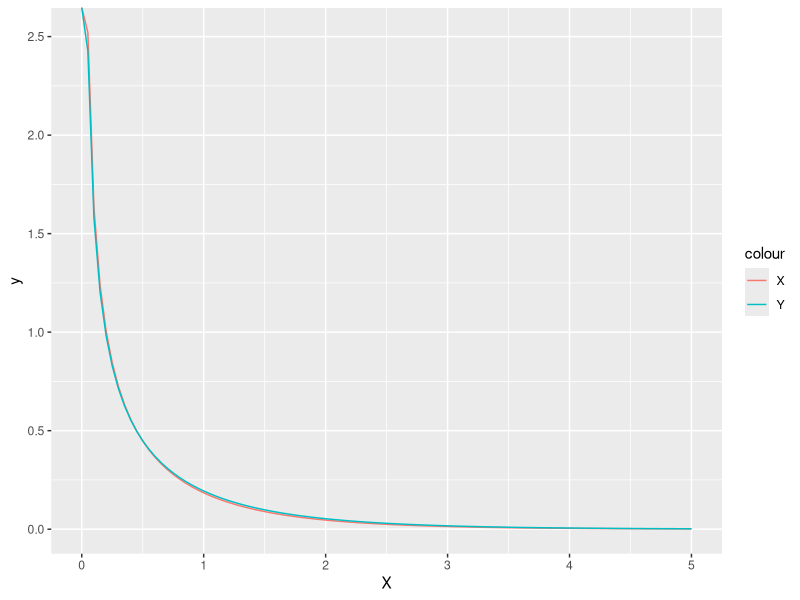
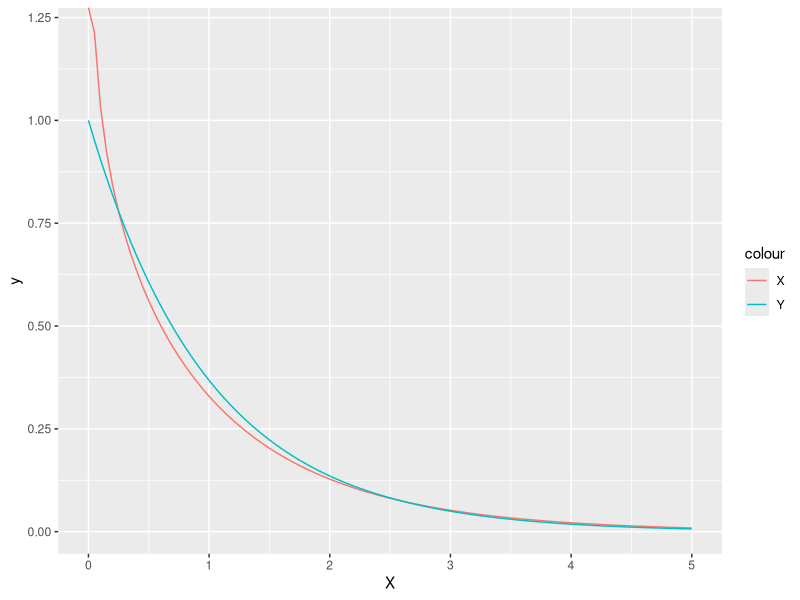

Generate these figures, in order, with R: (Note: this script raises an error after producing the figures.)
library(ggplot2)

#gamma
#https://en.wikipedia.org/wiki/Gamma_distribution
# same skewness but different std
beta_<-3 # skewness
k_ <-(2/beta_)^2
std.ratio <- 1.1
# mean
k_*1; k_*1*std.ratio

ggplot(data = data.frame(X=c(0, 5)), aes(x=X)) +
  stat_function(fun=function(x) dgamma(x, shape = k_, scale = 1), aes(color="X")) +
  stat_function(fun=function(x) dgamma(x, shape = k_, scale = 1*std.ratio), aes(color="Y"))

# same mean but different std
mean_ <- 1
std.ratio <- 1.1
theta2_ <- 1
theta_ <- std.ratio^2*theta2_
k_ <- mean_/theta_
k2_ <- mean_/theta2_

ggplot(data = data.frame(X=c(0, 5)), aes(x=X)) +
  stat_function(fun=function(x) dgamma(x, shape = k_, scale = theta_), aes(color="X")) +
  stat_function(fun=function(x) dgamma(x, shape = k2_, scale = theta2_), aes(color="Y"))

# skewness
2/sqrt(k_); 2/sqrt(k2_); 2/sqrt(k_)/(2/sqrt(k2_))











#Erlang distribution with WMW effect is 0.5
k_cand <- c(1, 2, 5, 10, 20)
k1_cand <- k_cand
k2_cand <- k_cand
lambda_cand <- c(0.1, 1, 5, 10) # lambda1+lambda2

N<-10000

col_<-c("k1", "k2", "lambda1", "lambda2", "mean1", "mean2", "mean.diff", "mean.ratio", 
        "std1","std2", "std.ratio", "skew1", "skew2", "skew.ratio", "kur1", "kur2", "kur.ratio")
n <- length(col_)
df_cand<-data.frame(matrix(rep(NA, n), nrow=1))[numeric(0), ]


df_cand

for(i in 1:length(k_cand)){
  for(j in i:length(k_cand)){
    for(l in 1:length(lambda_cand)){
      k1<-k1_cand[i]; k2<-k2_cand[j]
      results<-func_Erlang_WMW(k1=k1, k2=k2)
      
      lambda1 <- (1-results$r_root)*lambda_cand[l];
      lambda2 <- results$r_root*lambda_cand[l];
      
      #dfx <- rgamma(N, shape=k1, rate = lambda1)
      #dfy <- rgamma(N, shape=k2, rate = lambda2)
      #cat(k1, k2, lambda1, lambda2, results$r_root, mean(dfx<dfy), "\n") #P(X<Y)
      #plot of density
      xmax <- max(k1/lambda1+sqrt(k1/(lambda1^2))*2,
                  k2/lambda2+sqrt(k2/(lambda2^2))*2)
      g<-ggplot(data = data.frame(X=c(0, xmax)), aes(x=X)) +
        stat_function(fun=function(x) dgamma(x, shape=k1, rate = lambda1), aes(color="X")) +
        stat_function(fun=function(x) dgamma(x, shape=k2, rate = lambda2), aes(color="Y"))
      
      
      
      
      ggsave(plot=g, filename=paste0("pic/plot_", k1, "_", k2, "_", round(lambda1,1), "_", round(lambda2, 1), ".png"))
      
      df_cand <- rbind(df_cand,
      c(k1, k2, lambda1, lambda2, k1/lambda1, k2/lambda2, k1/lambda1-k2/lambda2, k1/lambda1/(k2/lambda2), 
          (sqrt(k1)/lambda1), (sqrt(k2)/lambda2), (sqrt(k1)/lambda1)/(sqrt(k2)/lambda2), 
          2/sqrt(k1), 2/sqrt(k2), 2/sqrt(k1)/(2/sqrt(k2)), 
          6/k1, (6/k2), 6/k1/(6/k2))
      )
      
    }
  }
}

names(df_cand)<-col_
df_cand















#log normal
#https://en.wikipedia.org/wiki/Log-normal_distribution
fun_ln_skew <- function(mu, sigma){
  sqrt(exp(sigma^2)-1)*(exp(sigma^2)+2)
}

fun_ln_skew(0, 1)

beta_<-3 # skewness
polyroot(c(-4-beta_^2, 0, 3, 1)) # 1.103803 for 1; 1.355301 for 2; 1.668685 for 3
ggplot(data = data.frame(sigma=c(0, 1)), aes(x=sigma)) +
  stat_function(fun=function(x) fun_ln_skew(0, x))

sigma_<-sqrt(log(1.668685))

std.ratio <- 1.1
log(std.ratio)/2

ggplot(data = data.frame(X=c(0, 5)), aes(x=X)) +
  stat_function(fun=function(x) dlnorm(x, meanlog = 0, sdlog = sigma_), aes(color="X")) +
  stat_function(fun=function(x) dlnorm(x, meanlog = 0+log(std.ratio)/2, sdlog = sigma_), aes(color="Y"))

exp(0)
exp(0+log(std.ratio)/2)

exp(0-sigma_^2)
exp(0+log(std.ratio)/2-sigma_^2)
